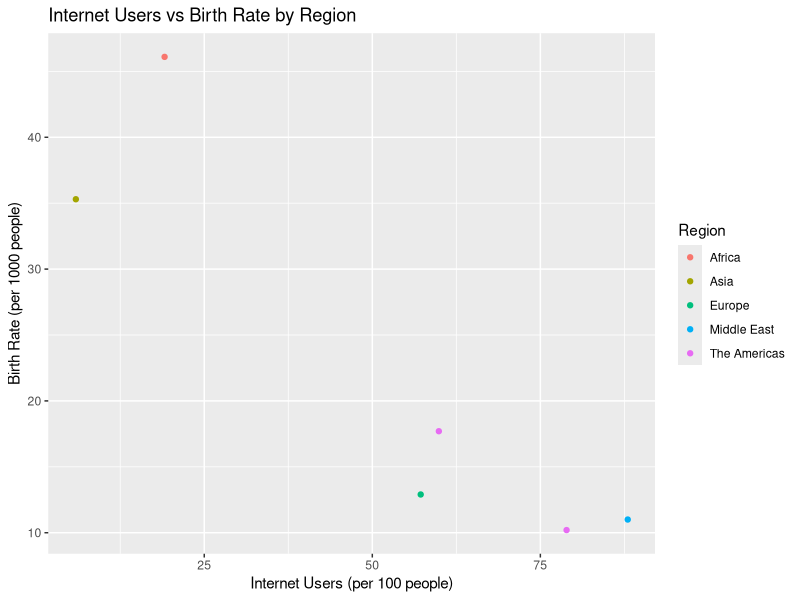
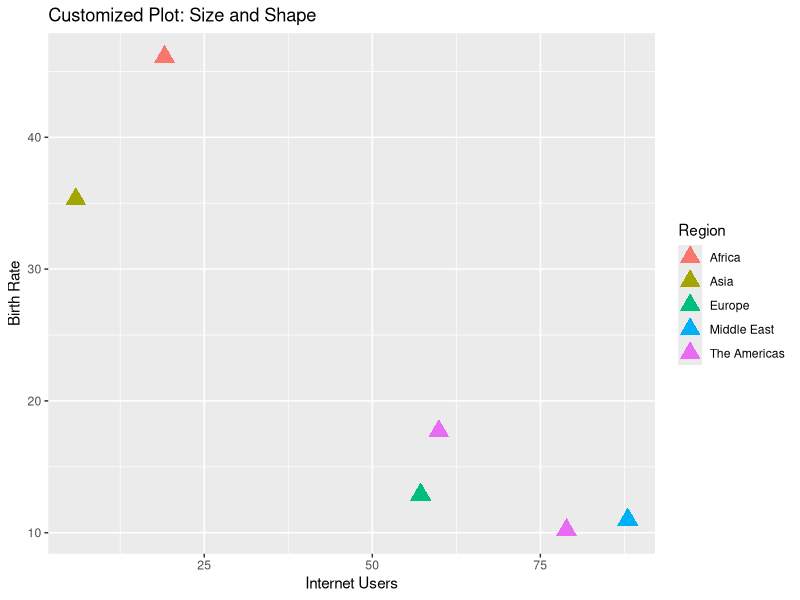
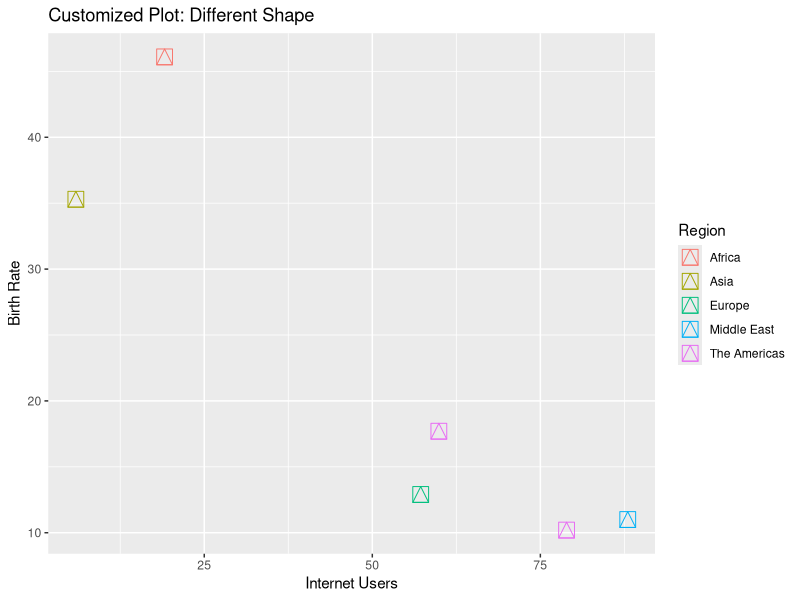
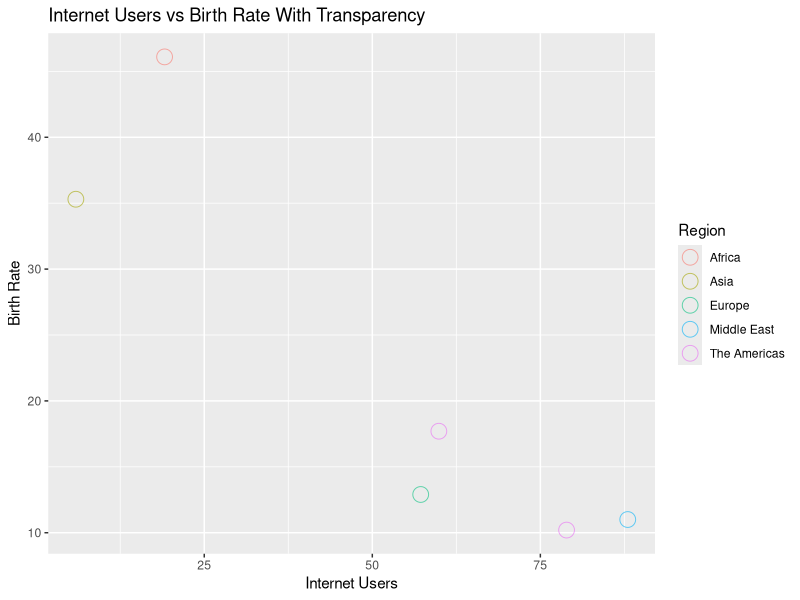
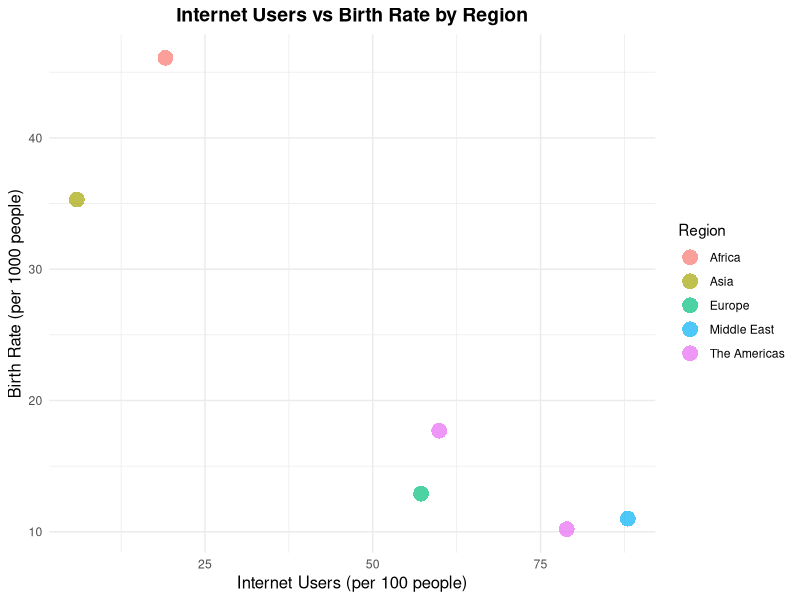
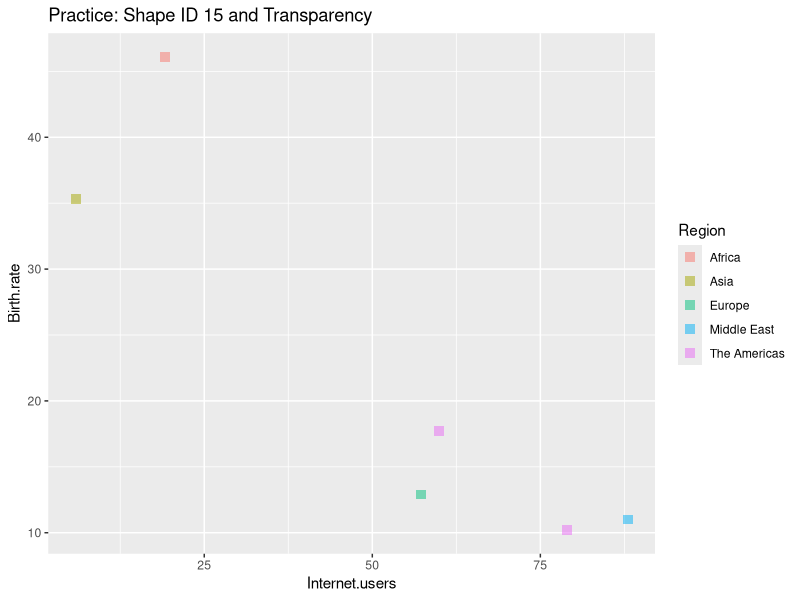
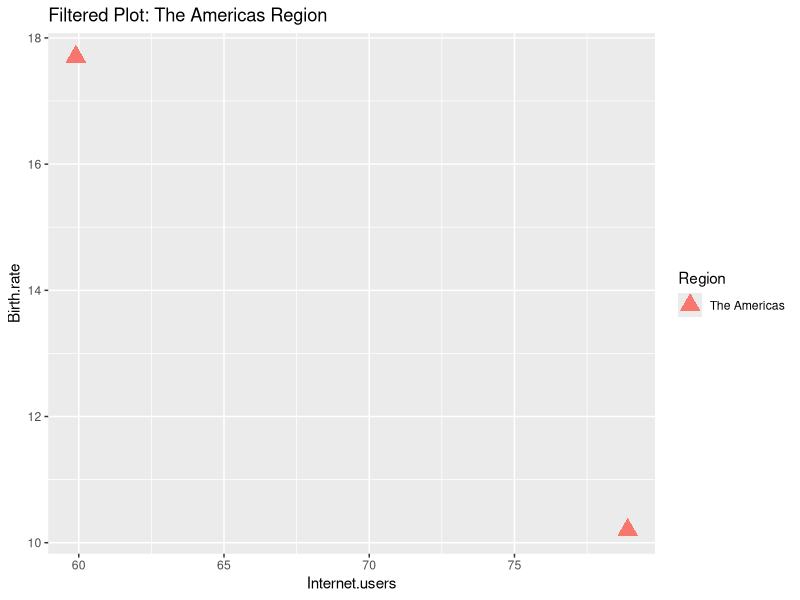

The R source for these figures, in order:
# ===============================================
# 📖 Lecture-Script: Advanced Visualization With qplot in R 📊
# ===============================================

# --- 🔷 Introduction
# Data visualization is essential to understand, analyze, and present insights.
# The `qplot()` function in R's `ggplot2` library is a quick way to create 
# beautiful and informative plots.
# This lecture demonstrates advanced options in `qplot`, 
# using merged datasets and introducing new features like:
# - Colors, Shapes, Sizes
# - Transparency (Alpha)
# - Customization for clarity and aesthetics.

# ===============================================
# 🔷 Part 1: Setup and Preparation 🛠
# ===============================================

# --- Step 1: Load Required Library
# Ensure the ggplot2 package is installed and loaded.
library(ggplot2)

# --- Step 2: Load or Create the Merged Data Frame
# We assume you already have the merged dataset from the previous lesson.
# If not, re-create the merged data frame as shown below:

# Sample Merged Data (replace this with actual merged data if available)
merged <- data.frame(
  Country.Code = c("ABW", "AFG", "AGO", "ALB", "ARE", "ARG"),
  Internet.users = c(78.9, 5.9, 19.1, 57.2, 88.0, 59.9),
  Birth.rate = c(10.2, 35.3, 46.1, 12.9, 11.0, 17.7),
  Region = c("The Americas", "Asia", "Africa", "Europe", "Middle East", "The Americas")
)

# View the first few rows of the merged dataset
print(head(merged))

# ===============================================
# 🔷 Part 2: Basic Visualization With qplot 🖌
# ===============================================

# --- Step 3: Scatter Plot With Color
# Visualize the relationship between Internet usage and Birth rate,
# grouped by Region (color represents Region).
qplot(data = merged, x = Internet.users, y = Birth.rate, color = Region,
      main = "Internet Users vs Birth Rate by Region",
      xlab = "Internet Users (per 100 people)", 
      ylab = "Birth Rate (per 1000 people)")

# --- Explanation:
# - `color = Region`: Assigns a unique color to each Region.
# - Titles are added using `main`, `xlab`, and `ylab` for better readability.

# ===============================================
# 🔷 Part 3: Adding Size and Shape for Customization 🎨
# ===============================================

# --- Step 4: Scatter Plot With Fixed Size and Custom Shape
# Add size and shape parameters to make the points stand out.
qplot(data = merged, x = Internet.users, y = Birth.rate, 
      color = Region, size = I(5), shape = I(17),
      main = "Customized Plot: Size and Shape",
      xlab = "Internet Users", ylab = "Birth Rate")

# --- Explanation:
# - `size = I(5)`: Sets a fixed size for all points.
# - `shape = I(17)`: Uses shape ID 17 (a triangle).
# - Shapes in R have specific IDs; refer to the R symbol chart for options.

# --- Step 5: Experiment With Another Shape
# Use a different shape (e.g., 14) for variation.
qplot(data = merged, x = Internet.users, y = Birth.rate, 
      color = Region, size = I(5), shape = I(14),
      main = "Customized Plot: Different Shape",
      xlab = "Internet Users", ylab = "Birth Rate")

# --- Key Insight:
# Shapes can emphasize specific observations or categories in the plot.

# ===============================================
# 🔷 Part 4: Adding Transparency for Clarity ✨
# ===============================================

# --- Step 6: Scatter Plot With Transparency (Alpha)
# Use `alpha` to control transparency, making overlapping points clearer.
qplot(data = merged, x = Internet.users, y = Birth.rate, 
      color = Region, size = I(5), shape = I(21), alpha = I(0.6),
      main = "Internet Users vs Birth Rate With Transparency",
      xlab = "Internet Users", ylab = "Birth Rate")

# --- Explanation:
# - `alpha = I(0.6)`: Adds transparency (60% opacity) to the points.
# - This is particularly useful when points overlap, improving visual clarity.

# ===============================================
# 🔷 Part 5: Advanced Customization 🧩
# ===============================================

# --- Step 7: Customize Plot Appearance
# Combine size, shape, transparency, and add gridlines for better aesthetics.
qplot(data = merged, x = Internet.users, y = Birth.rate, 
      color = Region, size = I(5), shape = I(16), alpha = I(0.7)) +
  theme_minimal() +  # Apply a clean theme
  ggtitle("Internet Users vs Birth Rate by Region") +  # Add a title
  xlab("Internet Users (per 100 people)") +  # Customize x-axis label
  ylab("Birth Rate (per 1000 people)") +     # Customize y-axis label
  theme(plot.title = element_text(hjust = 0.5, size = 14, face = "bold"),
        axis.title = element_text(size = 12))

# --- Key Insight:
# - `theme_minimal()`: Provides a clean and modern theme.
# - `ggtitle()`, `xlab()`, and `ylab()` allow you to add meaningful titles and labels.
# - The `theme()` function customizes text alignment, size, and appearance.

# ===============================================
# 🔷 Part 6: Practice Examples 📝
# ===============================================

# --- 📝 Exercise 1: Change Shape and Size
# Modify the plot to use:
# - Shape ID 15 (Square).
# - Fixed size of 3.
# Add transparency for clarity.

qplot(data = merged, x = Internet.users, y = Birth.rate, 
      color = Region, size = I(3), shape = I(15), alpha = I(0.5),
      main = "Practice: Shape ID 15 and Transparency")

# --- 📝 Exercise 2: Filter and Plot
# Create a new data frame with only "The Americas" region,
# and visualize Internet Users vs Birth Rate.

americas_data <- merged[merged$Region == "The Americas", ]
qplot(data = americas_data, x = Internet.users, y = Birth.rate, 
      color = Region, size = I(5), shape = I(17),
      main = "Filtered Plot: The Americas Region")

# ===============================================
# 🔷 Summary - Key Takeaways 🚀
# ===============================================

# 🟢 **Key Insights:**
# 1️⃣ `qplot()` is a powerful tool for quick visualizations in R.
# 2️⃣ Customization options include:
#     - `color`, `size`, `shape` for visual appeal.
#     - `alpha` for transparency (useful for overlapping points).
# 3️⃣ Use themes like `theme_minimal()` to clean up the appearance.
# 4️⃣ Titles and labels improve plot readability and professionalism.
# 5️⃣ Practice filtering and visualizing subsets of data for targeted analysis.

# --- End of Lecture-Script 🏁 ---